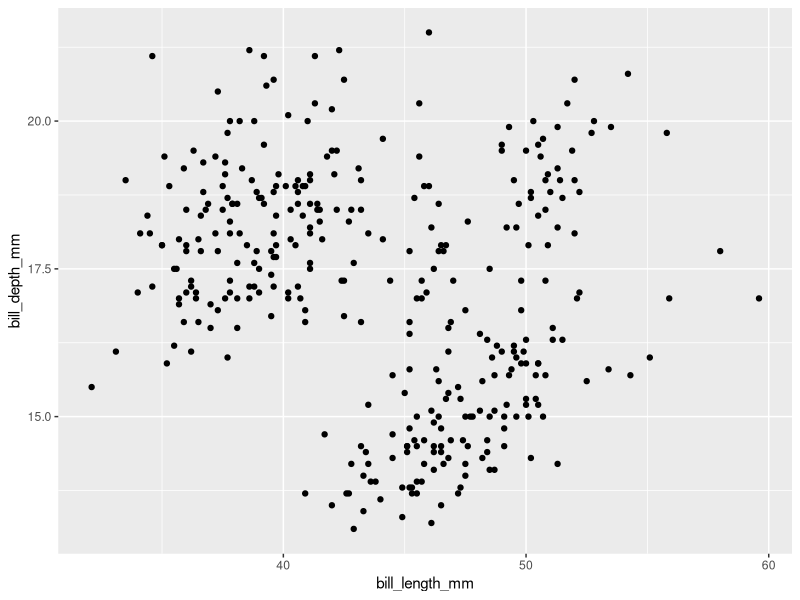
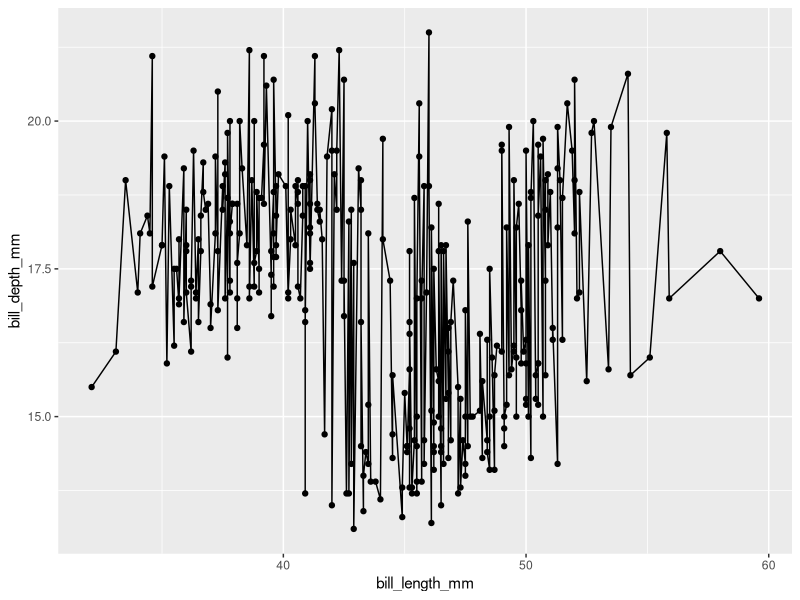
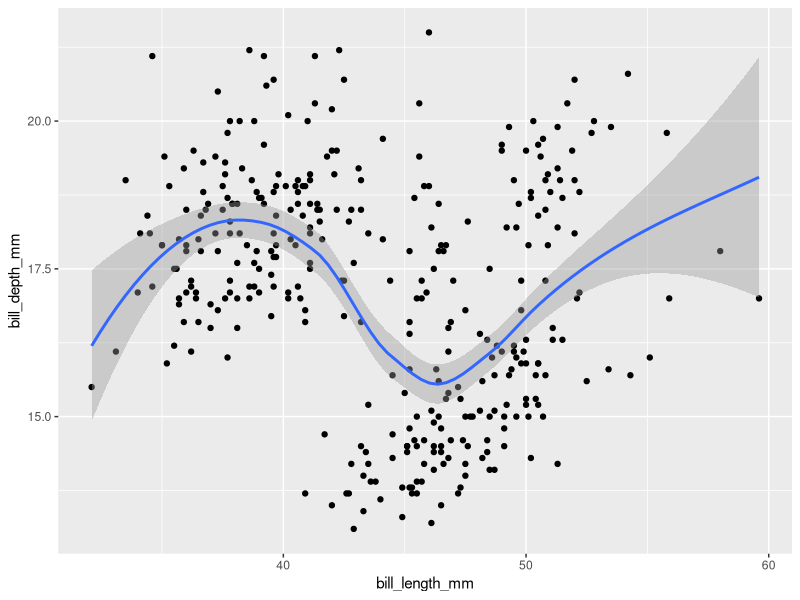
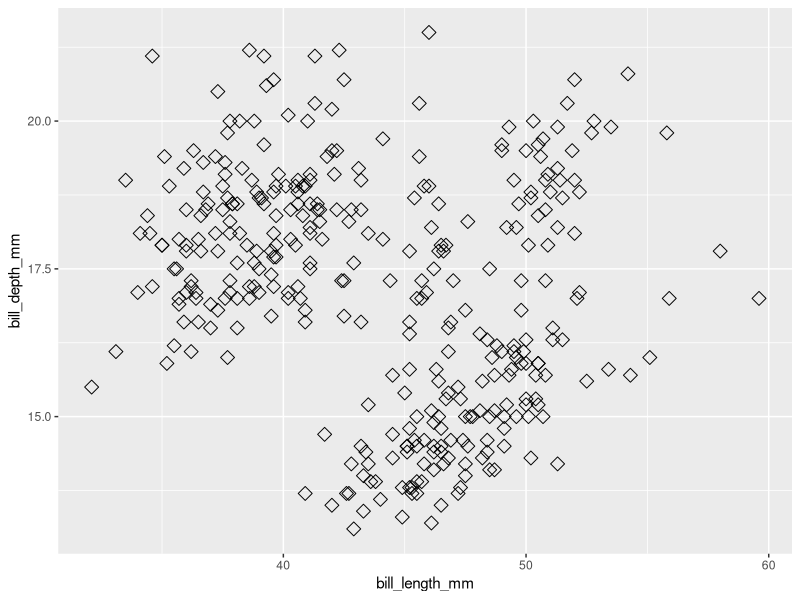
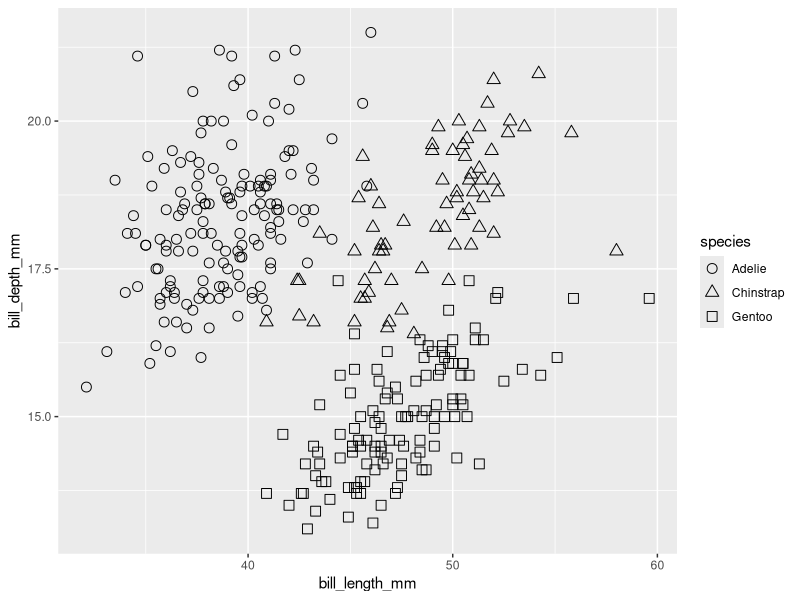
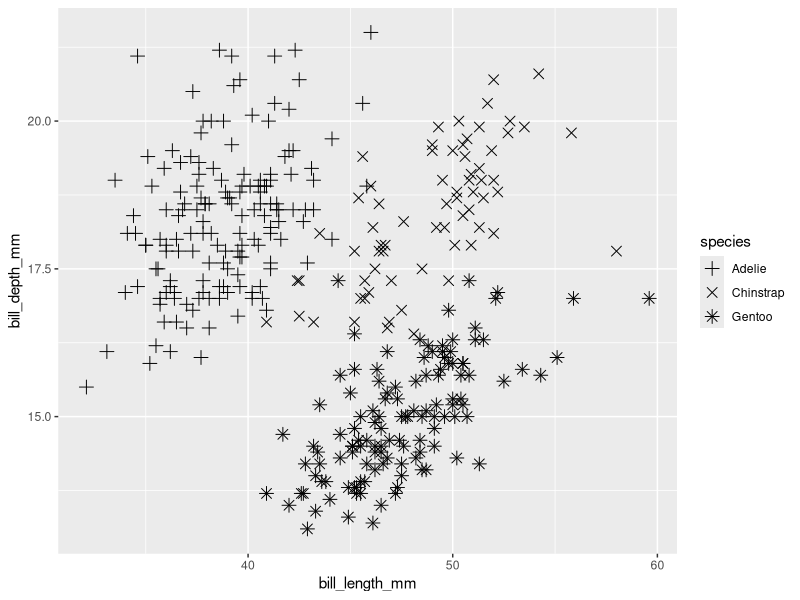
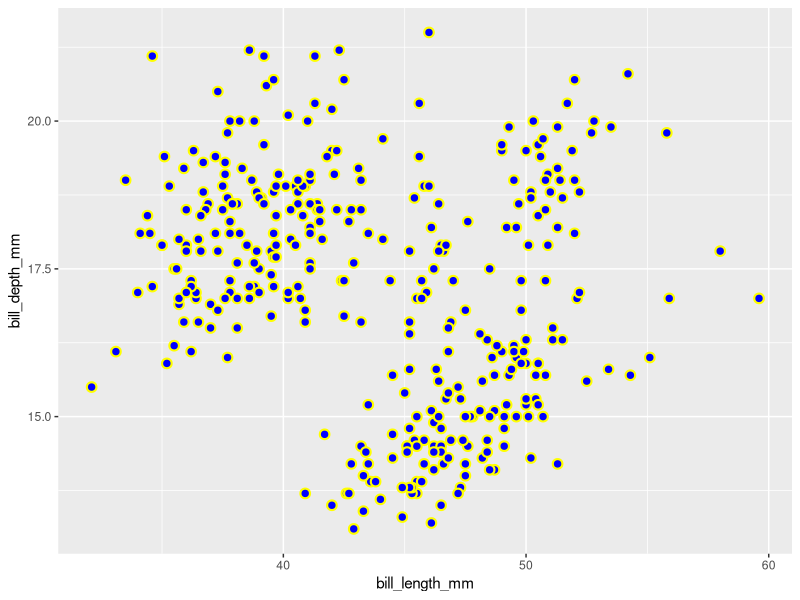
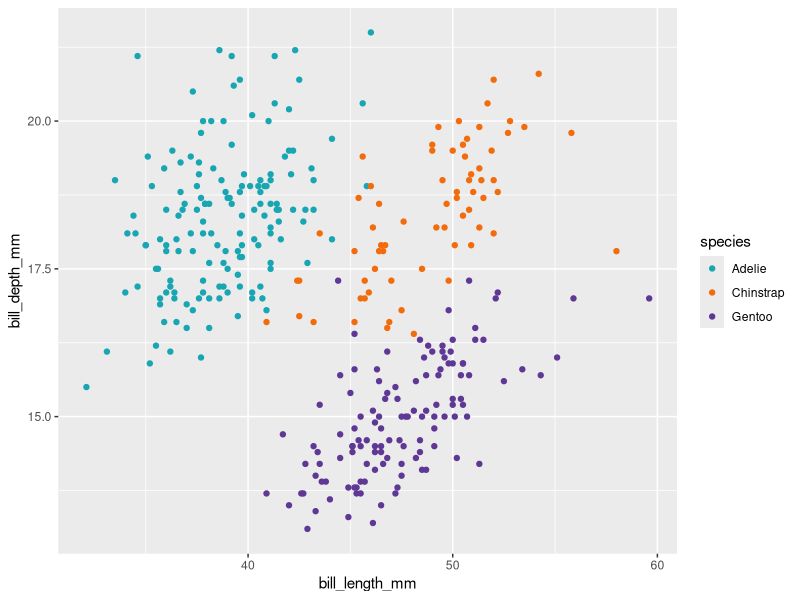

These figures' R source, in order:
library(tidyverse)
library(palmerpenguins)

penguins

# ggplot2 -----------------------------------------

ggplot(penguins,
       mapping = aes(x = bill_length_mm,
                     y = bill_depth_mm)) +
  geom_point()

penguins %>% 
  ggplot(aes(bill_length_mm, bill_depth_mm)) +
  geom_point() +
  geom_line()

penguins %>% 
  ggplot() +
  geom_point(aes(bill_length_mm, bill_depth_mm)) +
  geom_smooth(aes(bill_length_mm, bill_depth_mm))

penguins %>% 
  ggplot(aes(bill_length_mm, bill_depth_mm)) +
  geom_point(size = 3, shape = 5)

penguins %>% 
  ggplot() +
  geom_point(aes(bill_length_mm, bill_depth_mm, shape = species), size = 3) +
  scale_shape(solid = FALSE)

penguins %>% 
  ggplot() +
  geom_point(aes(bill_length_mm, bill_depth_mm, shape = species), size = 3) +
  scale_shape_manual(values = c('plus', 'cross', 'asterisk'))

penguins %>% 
  ggplot() +
  geom_point(aes(bill_length_mm, bill_depth_mm),
             shape = 21,
             size = 2.5,
             stroke = 1.1,
             color = 'yellow',
             fill = 'blue')


penguins %>% 
  ggplot() +
  geom_point(aes(bill_length_mm, bill_depth_mm, color = species)) + 
  scale_color_manual(values = c("#19a6b3","#f26c0d","#5e3894"))

library(RColorBrewer)

penguins %>% 
  ggplot() +
  geom_point(aes(bill_length_mm, bill_depth_mm, color = species)) +
  scale_color_brewer(palette = 'Set2')

library(ggthemes)

penguins %>% 
  ggplot() +
  geom_point(aes(bill_length_mm, bill_depth_mm, color = species)) +
  scale_color_excel_new()


penguins %>% 
  ggplot() +
  geom_point(aes(bill_length_mm, bill_depth_mm, color = body_mass_g)) +
  scale_color_gradient(low = 'yellow', high = 'red')

penguins %>% 
  ggplot() +
  geom_point(aes(bill_length_mm, bill_depth_mm, color = body_mass_g)) +
  scale_color_gradient2(midpoint = 6000)

penguins %>% 
  ggplot() +
  geom_point(aes(bill_length_mm, bill_depth_mm, color = species)) + 
  theme_bw() +
  labs(x= 'Довжина клюва, мм',
       y = 'Ширина клюва, мм') +
  theme(axis.title.x = element_text(vjust = 0,
                                    size = 15,
                                    color = 'red'),
        axis.title.y = element_text(vjust = 2, 
                                    size = 15))

penguins %>% 
  ggplot() +
  geom_point(aes(bill_length_mm, bill_depth_mm, color = species)) + 
  theme_bw() +
  labs(x= 'Довжина клюва, мм',
       y = 'Ширина клюва, мм') + 
  scale_x_continuous(limits = c(40, 50)) +
  scale_y_continuous(limits = c(15, 20))

penguins %>% 
  ggplot() +
  geom_point(aes(bill_length_mm, bill_depth_mm, color = species)) + 
  theme_bw() +
  labs(x= 'Довжина клюва, мм',
       y = 'Ширина клюва, мм') + 
  expand_limits(x = 0, y = 0)

penguins %>% 
  ggplot() +
  geom_point(aes(bill_length_mm, bill_depth_mm, color = species)) + 
  scale_color_manual(values = c("#19a6b3","#f26c0d","#5e3894")) +
  theme_bw() +
  labs(x= 'Довжина клюва, мм',
       y = 'Ширина клюва, мм',
       title = 'Характеристики типів пінгвінів',
       subtitle = 'Види пінгвінів зі станції Палмер',
       caption = 'Дані: Long Term Ecological Research Network') +
  theme(legend.position = c(0.1, 0.2),
        legend.title = element_blank())


penguins %>% 
  ggplot(aes(bill_length_mm, bill_depth_mm, color = species)) +
  geom_point() + 
  geom_label(aes(label = species)) + 
  scale_color_manual(values = c("#19a6b3","#f26c0d","#5e3894")) +
  theme_bw() +
  labs(x= 'Довжина клюва, мм',
       y = 'Ширина клюва, мм',
       title = 'Характеристики типів пінгвінів',
       subtitle = 'Види пінгвінів зі станції Палмер',
       caption = 'Дані: Long Term Ecological Research Network') +
  theme(legend.position = c(0.1, 0.2),
        legend.title = element_blank())

penguins %>% 
  ggplot(aes(bill_length_mm, bill_depth_mm, color = species)) +
  geom_point() + 
  geom_smooth(se = FALSE, method = 'lm') +
  scale_color_manual(values = c("#19a6b3","#f26c0d","#5e3894")) +
  theme_bw() +
  labs(x= 'Довжина клюва, мм',
       y = 'Ширина клюва, мм',
       title = 'Характеристики типів пінгвінів',
       subtitle = 'Види пінгвінів зі станції Палмер',
       caption = 'Дані: Long Term Ecological Research Network') +
  theme(legend.position = c(0.1, 0.2),
        legend.title = element_blank())



